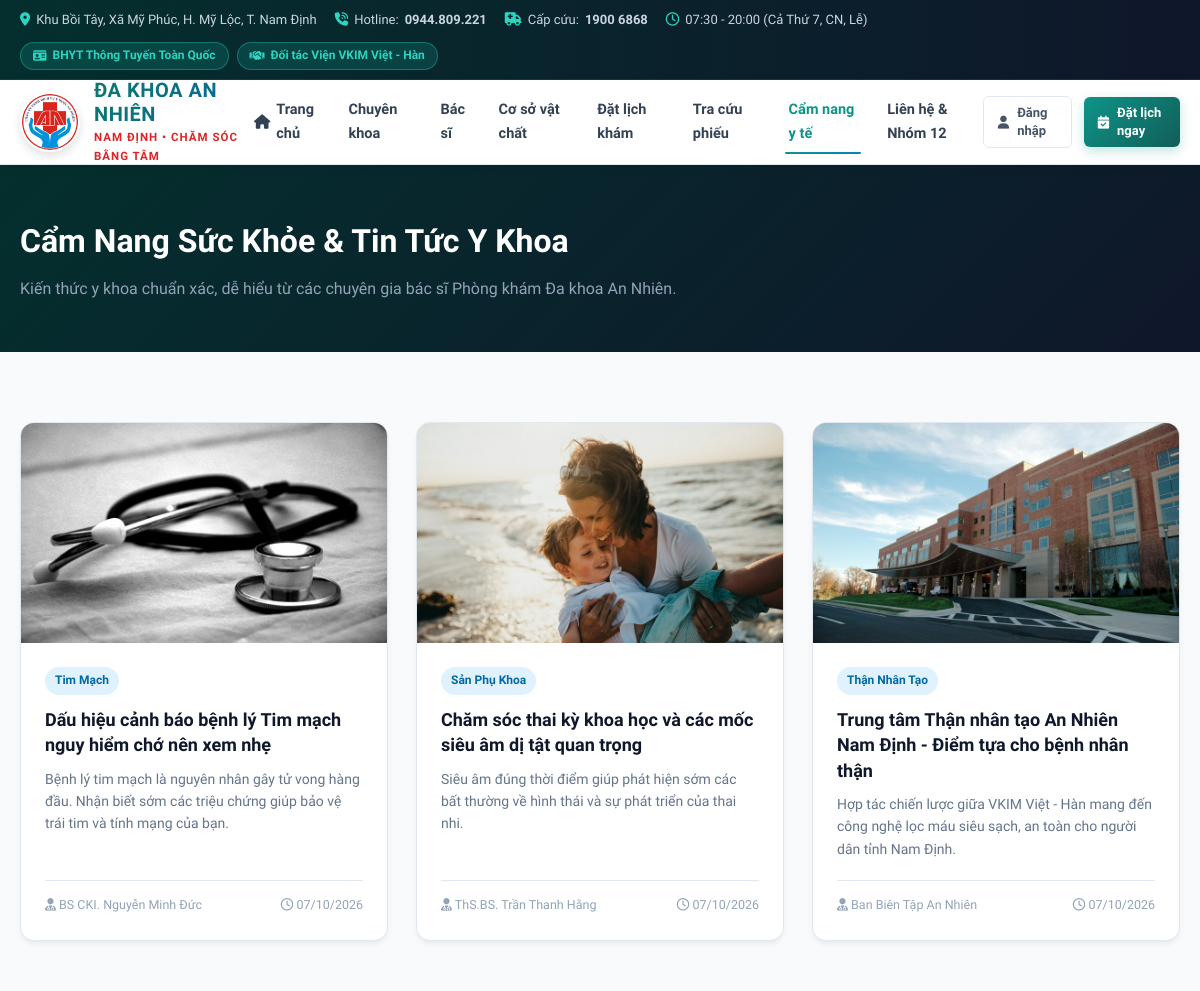
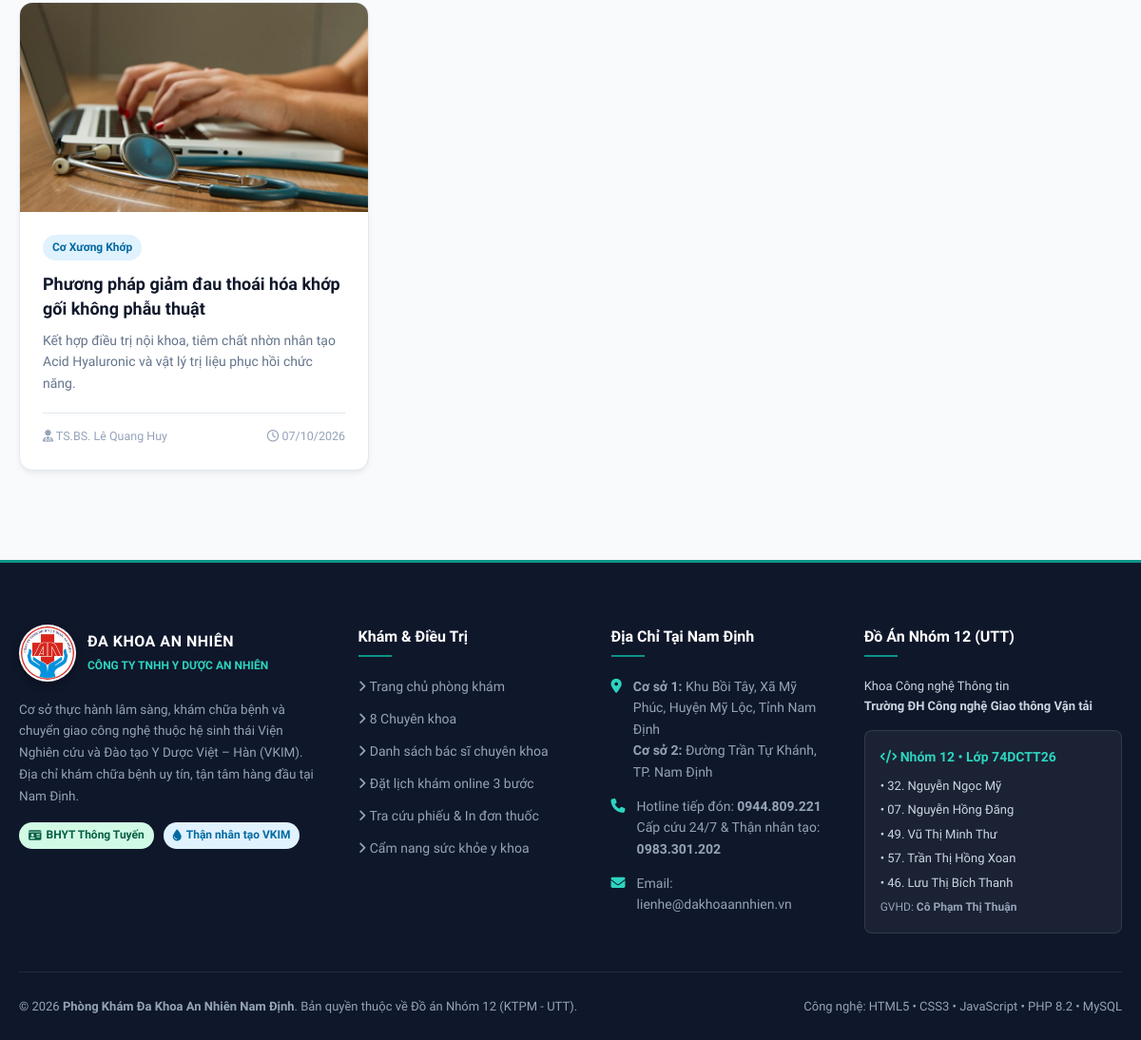
Screenshot of /cam-nang.php with the database file from the repository (2 pictures, top to bottom).
### tables this page shows
CREATE TABLE `posts` (
  `id` int NOT NULL AUTO_INCREMENT,
  `title` varchar(255) NOT NULL,
  `slug` varchar(255) NOT NULL,
  `summary` text,
  `content` longtext NOT NULL,
  `author_name` varchar(100) DEFAULT 'Ban Biên Tập Y Khoa An Nhiên',
  `image_url` varchar(255) DEFAULT NULL,
  `category` varchar(50) DEFAULT 'Cẩm nang sức khỏe',
  `views` int DEFAULT '0',
  `created_at` timestamp NULL DEFAULT CURRENT_TIMESTAMP,
  PRIMARY KEY (`id`),
  UNIQUE KEY `slug` (`slug`)
);

### includes/functions.php (called while the page is built, shortened)
<?php
function formatDate($dateStr) {
    $d = new DateTime($dateStr);
    return $d->format('d/m/Y');
}

### cam-nang.php (the view, shortened to what this page needs)
<?php
require_once __DIR__ . '/includes/header.php';
$posts = $pdo->query("SELECT * FROM posts ORDER BY created_at DESC")->fetchAll();
?>
<div style="background:linear-gradient(135deg, #042F2E 0%, #0F172A 100%);color:#FFF;padding:50px 0;">
    <div class="container">
        <h1 style="font-size:32px;font-weight:800;margin-bottom:8px;">Cẩm Nang Sức Khỏe & Tin Tức Y Khoa</h1>
        <p style="color:#94A3B8;font-size:16px;">Kiến thức y khoa chuẩn xác, dễ hiểu từ các chuyên gia bác sĩ Phòng khám Đa khoa An Nhiên.</p>
    </div>
</div>
<section class="section">
    <div class="container">
        <div style="display:grid;grid-template-columns:repeat(3, 1fr);gap:28px;">
            <?php foreach ($posts as $p): ?>
                <div class="card" style="overflow:hidden;display:flex;flex-direction:column;">
                    <img src="<?= BASE_URL ?>/<?= htmlspecialchars($p['image_url']) ?>" alt="<?= htmlspecialchars($p['title']) ?>" style="height:220px;width:100%;object-fit:cover;">
                    <div class="card-body" style="display:flex;flex-direction:column;flex:1;">
                        <span class="badge badge-info" style="align-self:flex-start;margin-bottom:12px;"><?= htmlspecialchars($p['category']) ?></span>
                        <h3 style="font-size:18px;font-weight:700;line-height:1.4;margin-bottom:10px;">
                            <a href="<?= BASE_URL ?>/cam-nang-chi-tiet.php?id=<?= $p['id'] ?>" style="color:#0F172A;">
                                <?= htmlspecialchars($p['title']) ?>
                            </a>
                        </h3>
                        <p style="font-size:14px;color:#64748B;line-height:1.6;margin-bottom:20px;flex:1;">
                            <?= htmlspecialchars($p['summary']) ?>
                        </p>
                        <div style="display:flex;justify-content:space-between;align-items:center;font-size:12.5px;color:#94A3B8;border-top:1px solid #E2E8F0;padding-top:14px;margin-top:auto;">
                            <span><i class="fa-solid fa-user-doctor"></i> <?= htmlspecialchars($p['author_name']) ?></span>
                            <span><i class="fa-regular fa-clock"></i> <?= formatDate($p['created_at']) ?></span>
                        </div>
                    </div>
                </div>
            <?php endforeach; ?>
        </div>
    </div>
</section>
<?php require_once __DIR__ . '/includes/footer.php'; ?>

### assets/css/style.css (style rules this page uses)
:root { --primary: #0D9488; --primary-dark: #0F766E; --primary-deep: #115E59; --primary-light: #F0FDFA; --primary-border: #99F6E4; --primary-glow: rgba(13, 148, 136, 0.25); --secondary: #0284C7; --secondary-dark: #0369A1; --secondary-light: #F0F9FF; --accent-red: #DC2626; --accent-red-light: #FEF2F2; --accent-green: #10B981; --warning: #F59E0B; --danger: #EF4444; --info: #3B82F6; --navy-dark: #0F172A; --navy-card: #1E293B; --text-main: #1E293B; --text-muted: #64748B; --text-light: #94A3B8; --bg-body: #F8FAFC; --bg-card: #FFFFFF; --border-color: #E2E8F0; --border-light: #F1F5F9; --shadow-sm: 0 1px 3px rgba(0, 0, 0, 0.05); --shadow: 0 4px 6px -1px rgba(0, 0, 0, 0.06), 0 2px 4px -2px rgba(0, 0, 0, 0.04); --shadow-md: 0 10px 15px -3px rgba(0, 0, 0, 0.08), 0 4px 6px -4px rgba(0, 0, 0, 0.03); --shadow-lg: 0 20px 25px -5px rgba(0, 0, 0, 0.09), 0 8px 10px -6px rgba(0, 0, 0, 0.04); --shadow-glow: 0 0 20px rgba(13, 148, 136, 0.25); --radius-sm: 8px; --radius: 14px; --radius-lg: 20px; --radius-full: 9999px; --transition: all 0.28s cubic-bezier(0.4, 0, 0.2, 1); }
* { margin: 0; padding: 0; box-sizing: border-box; }
body { font-family: 'Plus Jakarta Sans', 'Inter', system-ui, -apple-system, BlinkMacSystemFont, sans-serif; color: var(--text-main); background-color: var(--bg-body); line-height: 1.65; -webkit-font-smoothing: antialiased; }
a { color: var(--primary); text-decoration: none; transition: var(--transition); }
img { max-width: 100%; height: auto; display: block; }
.container { width: 100%; max-width: 1240px; margin: 0 auto; padding: 0 20px; }
.badge { display: inline-flex; align-items: center; gap: 5px; padding: 4px 10px; font-size: 12px; font-weight: 700; border-radius: var(--radius-full); white-space: nowrap; }
.badge-info { background: #E0F2FE; color: #0369A1; }
.section { padding: 70px 0; }
.card { background: #FFFFFF; border-radius: var(--radius); border: 1px solid var(--border-color); box-shadow: var(--shadow); margin-bottom: 24px; }
.card-body { padding: 24px; }

### rows the page displays
posts: image_url (picture), category "Tim Mạch", title "Dấu hiệu cảnh báo bệnh lý Tim mạch nguy hiểm chớ nên xem nhẹ", summary "Bệnh lý tim mạch là nguyên nhân gây tử vong hàng đầu. Nhận biết sớm các triệu chứng giúp bảo vệ trái tim và tính mạng của bạn.", author_name "BS CKI. Nguyễn Minh Đức", created_at "07/10/2026"
posts: image_url (picture), category "Sản Phụ Khoa", title "Chăm sóc thai kỳ khoa học và các mốc siêu âm dị tật quan trọng", summary "Siêu âm đúng thời điểm giúp phát hiện sớm các bất thường về hình thái và sự phát triển của thai nhi.", author_name "ThS.BS. Trần Thanh Hằng", created_at "07/10/2026"
posts: image_url (picture), category "Thận Nhân Tạo", title "Trung tâm Thận nhân tạo An Nhiên Nam Định - Điểm tựa cho bệnh nhân thận", summary "Hợp tác chiến lược giữa VKIM Việt - Hàn mang đến công nghệ lọc máu siêu sạch, an toàn cho người dân tỉnh Nam Định.", author_name "Ban Biên Tập An Nhiên", created_at "07/10/2026"
posts: image_url (picture), category "Cơ Xương Khớp", title "Phương pháp giảm đau thoái hóa khớp gối không phẫu thuật", summary "Kết hợp điều trị nội khoa, tiêm chất nhờn nhân tạo Acid Hyaluronic và vật lý trị liệu phục hồi chức năng.", author_name "TS.BS. Lê Quang Huy", created_at "07/10/2026"
